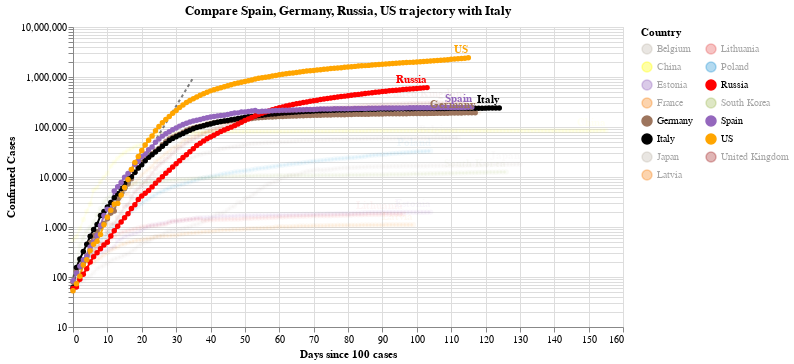

The cell this chart's notebook holds for it:
### Code cell
#hide_input
chart2 = make_since_chart(dff2, ['Spain', 'Germany','Russia', 'US'], baseline_countries)
chart2

### Figure 1 — Vega-Lite specification as saved in the notebook (floating-point values rounded to 4 significant figures; data arrays with more than 128 entries replaced by an {"elided": "..."} marker saying what was removed)
{"config": {"view": {"continuousWidth": 400, "continuousHeight": 300}}, "layer": [{"data": {"name": "data-628230001892d6798b50651be41d1b3e"}, "mark": {"type": "line", "color": "black", "opacity": 0.5, "strokeDash": [3, 3]}, "encoding": {"x": {"type": "quantitative", "field": "Days since 100 cases"}, "y": {"type": "quantitative", "field": "Confirmed Cases"}}}, {"data": {"name": "data-542597a31ee715cbeeea5dd77a4e551d"}, "mark": {"type": "line", "point": true}, "encoding": {"color": {"type": "nominal", "field": "Country", "legend": {"columns": 2}, "scale": {"domain": ["Belgium", "China", "Estonia", "France", "Germany", "Italy", "Japan", "Latvia", "Lithuania", "Poland", "Russia", "South Korea", "Spain", "US", "United Kingdom"], "range": ["#C1B7AD", "yellow", "#9467bd", "#F58518", "#9D755D", "black", "#C1B7AD", "#F58518", "#E45756", "#2495D3", "red", "#A1BA59", "#9467bd", "orange", "brown"]}}, "opacity": {"condition": {"value": 1, "selection": "selector003"}, "value": 0.05}, "tooltip": [{"type": "nominal", "field": "Country"}, {"type": "temporal", "field": "Date"}, {"type": "quantitative", "field": "Confirmed Cases"}, {"type": "quantitative", "field": "Days since 100 cases"}], "x": {"type": "quantitative", "field": "Days since 100 cases"}, "y": {"type": "quantitative", "field": "Confirmed Cases", "scale": {"type": "log"}}}, "selection": {"selector003": {"type": "multi", "fields": ["Country"], "bind": "legend", "init": [{"Country": "Spain"}, {"Country": "Germany"}, {"Country": "Russia"}, {"Country": "US"}, {"Country": "Italy"}]}}, "width": 550}, {"data": {"name": "data-542597a31ee715cbeeea5dd77a4e551d"}, "mark": {"type": "text", "align": "right", "dy": -8, "fontWeight": "bold"}, "encoding": {"color": {"type": "nominal", "field": "Country", "legend": {"columns": 2}, "scale": {"domain": ["Belgium", "China", "Estonia", "France", "Germany", "Italy", "Japan", "Latvia", "Lithuania", "Poland", "Russia", "South Korea", "Spain", "US", "United Kingdom"], "range": ["#C1B7AD", "yellow", "#9467bd", "#F58518", "#9D755D", "black", "#C1B7AD", "#F58518", "#E45756", "#2495D3", "red", "#A1BA59", "#9467bd", "orange", "brown"]}}, "opacity": {"condition": {"value": 1, "selection": "selector003"}, "value": 0.05}, "text": {"type": "nominal", "field": "Country"}, "tooltip": [{"type": "nominal", "field": "Country"}, {"type": "temporal", "field": "Date"}, {"type": "quantitative", "field": "Confirmed Cases"}, {"type": "quantitative", "field": "Days since 100 cases"}], "x": {"type": "quantitative", "field": "Days since 100 cases"}, "y": {"type": "quantitative", "field": "Confirmed Cases", "scale": {"type": "log"}}}, "transform": [{"filter": "(datum['Date'] >= 1593043200000)"}], "width": 550}], "title": "Compare Spain, Germany, Russia, US trajectory with Italy", "$schema": "https://vega.github.io/schema/vega-lite/v4.0.2.json", "datasets": {"data-628230001892d6798b50651be41d1b3e": [{"Days since 100 cases": 0, "Confirmed Cases": 100.0}, {"Days since 100 cases": 1, "Confirmed Cases": 130.0}, {"Days since 100 cases": 2, "Confirmed Cases": 169.0}, {"Days since 100 cases": 3, "Confirmed Cases": 219.7}, {"Days since 100 cases": 4, "Confirmed Cases": 285.6}, {"Days since 100 cases": 5, "Confirmed Cases": 371.3}, {"Days since 100 cases": 6, "Confirmed Cases": 482.7}, {"Days since 100 cases": 7, "Confirmed Cases": 627.5}, {"Days since 100 cases": 8, "Confirmed Cases": 815.7}, {"Days since 100 cases": 9, "Confirmed Cases": 1060.0}, {"Days since 100 cases": 10, "Confirmed Cases": 1379.0}, {"Days since 100 cases": 11, "Confirmed Cases": 1792.0}, {"Days since 100 cases": 12, "Confirmed Cases": 2330.0}, {"Days since 100 cases": 13, "Confirmed Cases": 3029.0}, {"Days since 100 cases": 14, "Confirmed Cases": 3937.0}, {"Days since 100 cases": 15, "Confirmed Cases": 5119.0}, {"Days since 100 cases": 16, "Confirmed Cases": 6654.0}, {"Days since 100 cases": 17, "Confirmed Cases": 8650.0}, {"Days since 100 cases": 18, "Confirmed Cases": 11250.0}, {"Days since 100 cases": 19, "Confirmed Cases": 14620.0}, {"Days since 100 cases": 20, "Confirmed Cases": 19000.0}, {"Days since 100 cases": 21, "Confirmed Cases": 24710.0}, {"Days since 100 cases": 22, "Confirmed Cases": 32120.0}, {"Days since 100 cases": 23, "Confirmed Cases": 41750.0}, {"Days since 100 cases": 24, "Confirmed Cases": 54280.0}, {"Days since 100 cases": 25, "Confirmed Cases": 70560.0}, {"Days since 100 cases": 26, "Confirmed Cases": 91730.0}, {"Days since 100 cases": 27, "Confirmed Cases": 119300.0}, {"Days since 100 cases": 28, "Confirmed Cases": 155000.0}, {"Days since 100 cases": 29, "Confirmed Cases": 201500.0}, {"Days since 100 cases": 30, "Confirmed Cases": 262000.0}, {"Days since 100 cases": 31, "Confirmed Cases": 340600.0}, {"Days since 100 cases": 32, "Confirmed Cases": 442800.0}, {"Days since 100 cases": 33, "Confirmed Cases": 575600.0}, {"Days since 100 cases": 34, "Confirmed Cases": 748300.0}, {"Days since 100 cases": 35, "Confirmed Cases": 972800.0}], "data-542597a31ee715cbeeea5dd77a4e551d": {"elided": "1748 records"}}}
